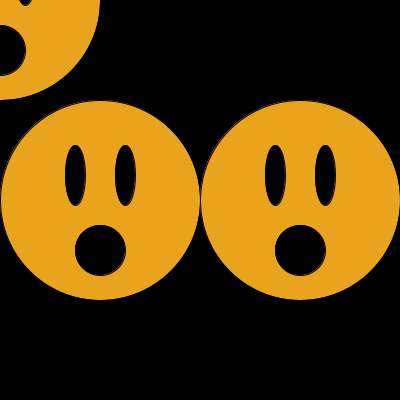
Frame 1 (no input)
Frame 60 (the mouse pressed at the canvas centre just before this capture): identical to frame 1, image omitted
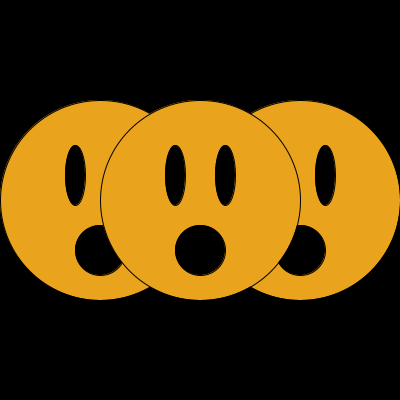
Frame 120 (the mouse held since frame 60 and released just before this capture)

The Processing sketch that drew these frames (run headless with seeded random() and noise(); from frame 60 on, the mouse is pressed at the canvas centre):

// Processing sketch: functions
// ── functions.pde
//
// functions.pde
//


void setup()
{
  size(400, 400);
}


void draw()
{
  background(0);

  drawFace(100, 200);
  drawFace(300, 200);
  
  drawFace(mouseX, mouseY);
}


void drawFace(int centerX, int centerY)
{
  fill(234, 163, 28);
  ellipse(centerX, centerY, 200, 200);
  
  fill(0);
  ellipse(centerX-25, centerY-25, 20, 60);
  ellipse(centerX+25, centerY-25, 20, 60);
  ellipse(centerX, centerY+50, 50, 50);  
}
